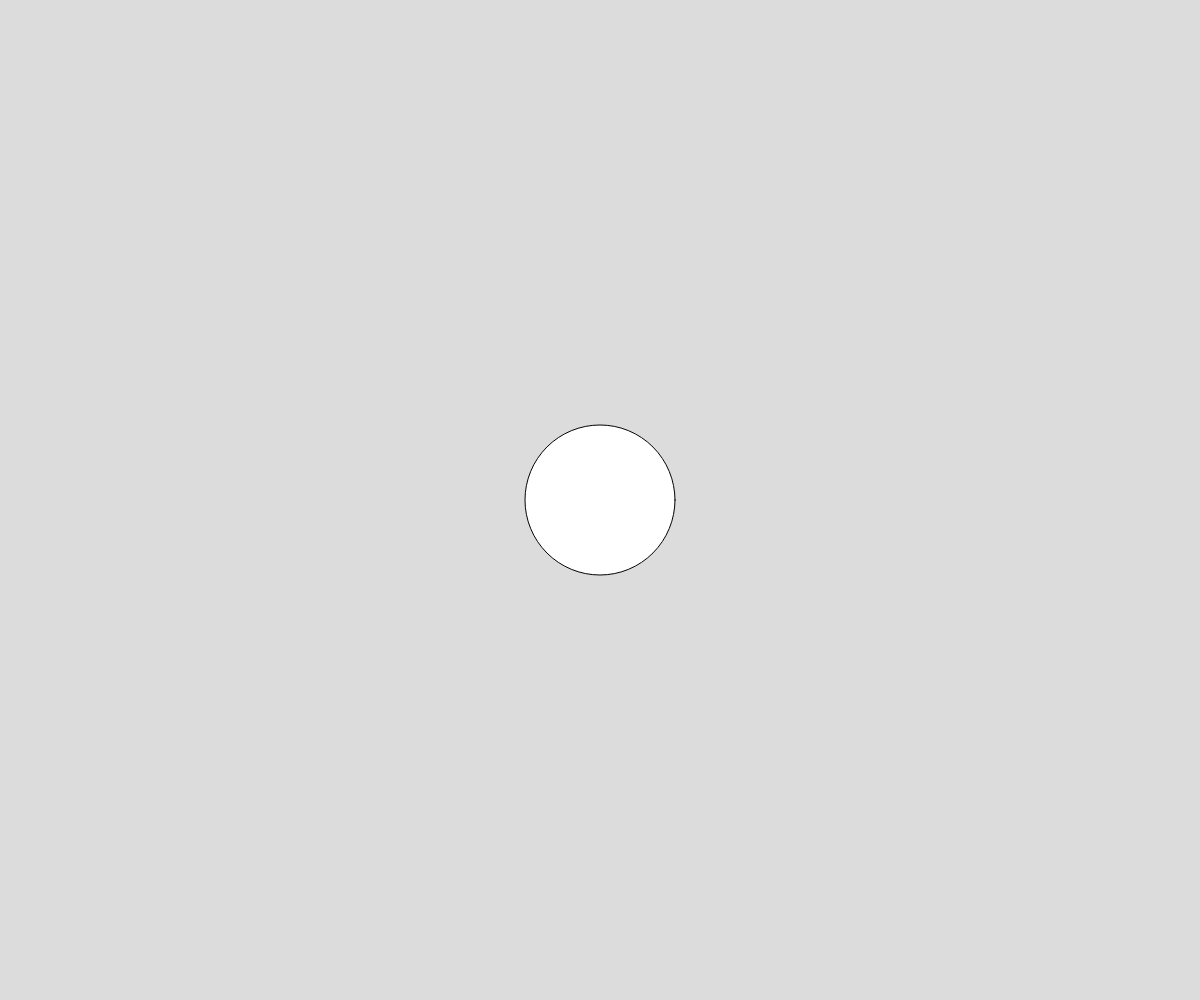
Frame 1 (no input)
Frame 60 (no input): identical to frame 1, image omitted
Frame 120 (the mouse pressed at the canvas centre since frame 60): identical to frame 1, image omitted

The p5.js sketch that drew this single still picture (run headless with seeded random() and noise() and a simulated clock; from frame 60 on, the mouse is pressed at the canvas centre):

// p5.js sketch
// ── sketch.js
// State Variables and Real Time
// Meixi Yao
// Feb 23, 2026


// Global Variables
let shapeState = 0;  // 0 = circle, 1 = square, 2 = Triangle, 3 = Starburst

let startTime;

function setup() {
  createCanvas(windowWidth, windowHeight);
  startTime = millis();
}

// millis()    startTime    millis() - startTime
//   0             0                 0
//  200            0                200
//  400            0                400
//  600           600                0
//  800           600               200
//  1000          600               400


function draw() {
  background(220);
  drawShape();
  manageTime();

}

function manageTime(){
  // This function will reset out yimer and update shapeState once every 2 seconds
  let elapsedTime = millis() - startTime;
  if(elapsedTime > 2000){
    updateState();
    startTime = millis();
  }

}
function keyPressed(){
  updateState();
}

function updateState(){
  shapeState++;
  if(shapeState > 3)
    shapeState = 0;
}

function drawShape(){
  // This function inspects the shapeState variable and draws the apropriate shape on the canvas
  let x = width/2;
  let y = height/2;

  switch(shapeState){
    case 0:
      circle(width/2, height/2, 150);
      break;

    case 1:
      square(width/2, height/2, 150);
      break;

    case 2:
      triangle(x-50, y+50, x+50, y+50, x, y-25);
      break;

    case 3:
      for(let i = 0; i < 30; i++){
        let x2 = random(x-80, x+80);
        let y2 = random(y-80, y+80);
        line(x, y, x2, y2);
      }
      break;
  }

}
